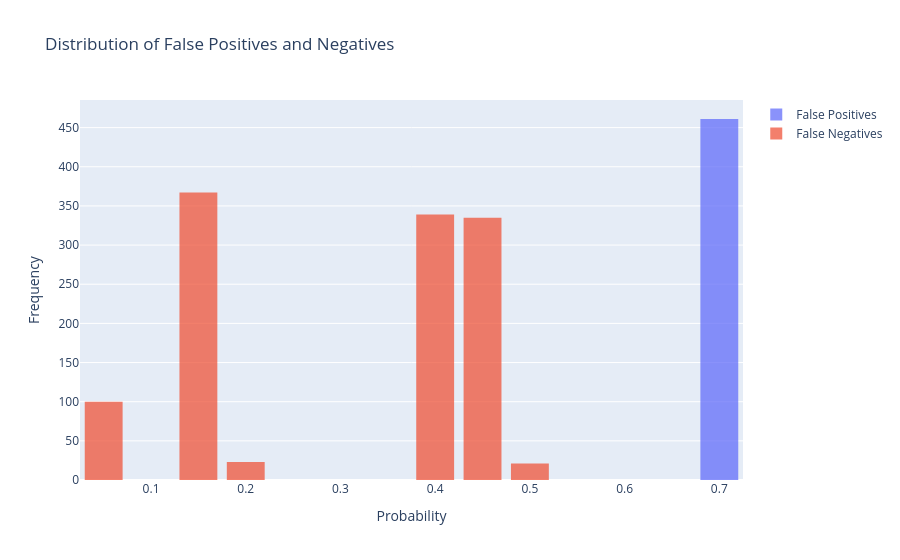

The cell this chart's notebook holds for it:
### Code cell
y_pred = tree_reg.predict(X_test)
y_proba = tree_reg.predict_proba(X_test)[:, 1]  # probability of 'from_16' = 1

# probas_false_positives = y_proba[(y_test == 0) & (y_pred == 1)]
# probas_false_negatives = y_proba[(y_test == 1) & (y_pred == 0)]


# import plotly.graph_objects as go
# fig=go.Figure()
# fig.add_trace(go.Histogram(x=probas_false_positives, name='False Positives', opacity=0.75))
# fig.add_trace(go.Histogram(x=probas_false_negatives, name='False Negatives', opacity=0.75))
# fig.update_layout(title='Distribution of False Positives and Negatives',
#                   xaxis_title='Probability',
#                   yaxis_title='Frequency')
# fig.show()

### Figure 1 — Plotly figure (JSON) as saved in the notebook; plotly's stock layout.template omitted (floating-point values rounded to 4 significant figures; data arrays with more than 128 entries replaced by an {"elided": "..."} marker saying what was removed)
{"data": [{"name": "False Positives", "opacity": 0.75, "type": "histogram", "x": {"elided": "461 float values"}}, {"name": "False Negatives", "opacity": 0.75, "type": "histogram", "x": {"elided": "1185 float values"}}], "layout": {"title": {"text": "Distribution of False Positives and Negatives"}, "xaxis": {"title": {"text": "Probability"}}, "yaxis": {"title": {"text": "Frequency"}}}}
